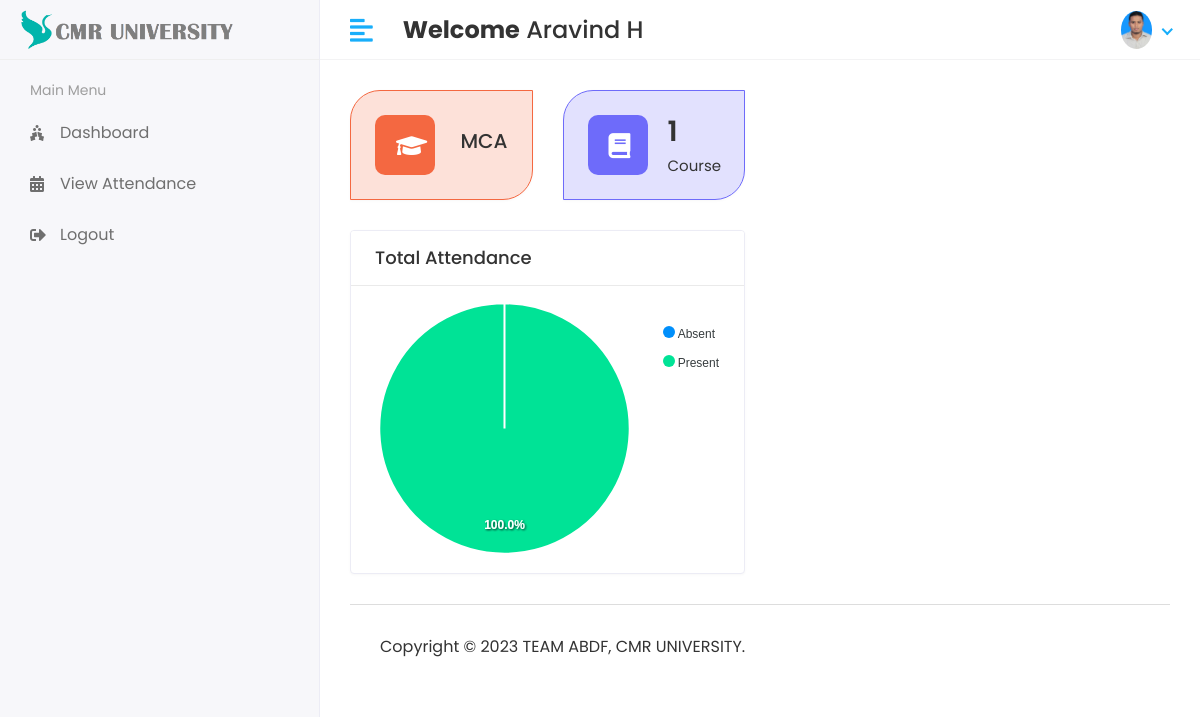
The app's page /Student/Home (signed in) with its own data.
### app/models.py (models this page shows)
class CustomUser(AbstractUser):
    USER =(
        (1,'HOD'),
        (2,'STAFF'),
        (3,'STUDENT'),
    )
    user_type = models.CharField(choices=USER,max_length=50,default=1)
    profile_pic = models.ImageField(upload_to='media/profile_pic')

class Course(models.Model):
    name = models.CharField(max_length=100)
    created_at = models.DateTimeField(auto_now_add=True)
    updated_at = models.DateTimeField(auto_now=True)
    def __str__(self):
        return self.name

### CMR_Attendance_Module/Student_Views.py (the view)
# urls.py: path('Student/Home',Student_Views.HOME,name='student_home'),
@login_required(login_url='/')
def HOME(request):
    student = Student.objects.get(admin = request.user.id)
    programme = Course.objects.get(name=student.course_id)
    total_classes = 0
    for i in Subject.objects.filter(course=programme):
        total_classes +=  Attendance.objects.filter(subject_id=i.id).count()
    total_present = Attendance_Report.objects.filter(student_id = student).count()
    total_absent = total_classes - total_present
    program = student.course_id
    course_count = Subject.objects.filter(course=programme).count()
    context = {
        'program':program,
        'course_count' : course_count,
        'total_present':total_present,
        'total_absent':total_absent,
    }
    return render(request,'Student/home.html',context)

### templates/Student/home.html (shortened to what this page needs)
{% extends 'base.html' %}
{% block content %}
<div class="row">
<div class="col-xl-3 col-sm-6 col-12 d-flex">
    <div class="card bg-three w-100">
       <div class="card-body">
          <div class="db-widgets d-flex justify-content-between align-items-center">
             <div class="db-icon">
                <i class="fas fa-graduation-cap"></i>
             </div>
             <div class="db-info">
                <h5>{{ program }}</h5>
             </div>
          </div>
       </div>
    </div>
 </div>
 <div class="col-xl-3 col-sm-6 col-12 d-flex">
    <div class="card bg-four w-100">
       <div class="card-body">
          <div class="db-widgets d-flex justify-content-between align-items-center">
             <div class="db-icon">
                <i class="fas fa-book"></i>
             </div>
             <div class="db-info">
                <h3>{{ course_count }}</h3>
                <h6>Course</h6>
             </div>
          </div>
       </div>
    </div>
 </div>
</div>
<div class="row">
   <div class="col-md-12 col-lg-6">
      <div class="card card-chart">
         <div class="card-header">
            <div class="row align-items-center">
               <div class="col-6">
                  <h5 class="card-title">Total Attendance</h5>
               </div>
            </div>
         </div>
         <div class="card-body">
            <div id="att_perc"></div>
         </div>
      </div>
   </div>
</div>
{% endblock %}

### templates/includes/header.html (shortened to what this page needs)
{% load static %}
<div class="header">
    <div class="header-left">
       <a href="index.html" class="logo">
       <img src="{% static 'assets/img/logocmr09.png' %}" alt="Logo">
       </a>
    </div>
    <a href="javascript:void(0);" id="toggle_btn">
    <i class="fas fa-align-left"></i>
    </a>
    <div class="top-nav-search mt-3">
       <h4><strong>Welcome</strong><span> {{user.first_name}} {{user.last_name}}</span></h4>
    </div>
    <ul class="nav user-menu">
       <li class="nav-item dropdown has-arrow">
          <a href="#" class="dropdown-toggle nav-link" data-toggle="dropdown">
            {% if user.profile_pic == ""  %}
                     <span class="user-img"><img class="rounded-circle" src="{% static 'assets/img/def_user.jpeg' %}" width="31" alt="Ryan Taylor"></span>
            {% else %}
                     <span class="user-img"><img class="rounded-circle" src="/{{user.profile_pic}}" width="31" alt="Ryan Taylor"></span>
            {% endif %}
          </a>
       </li>
    </ul>
 </div>

### static/assets/css/style.css (style rules this page uses)
html { height: 100%; }
body { background-color: #fff; color: #333; font-family: 'Poppins', sans-serif; font-size: 1rem; height: 100%; line-height: 1.5; overflow-x: hidden; }
h1, h2, h3, h4, h5, h6 { font-family: 'Poppins', sans-serif; margin-top: 0; }
a { color: #009ce7; }
input, button, a { transition: all 0.4s ease; -moz-transition: all 0.4s ease; -o-transition: all 0.4s ease; -ms-transition: all 0.4s ease; -webkit-transition: all 0.4s ease; }
ul, ol { padding: 0px; list-style: none; }
.card { border: 1px solid #ececf5; box-shadow: 0 1px 3px 0 rgba(0, 0, 0, 0.03); margin-bottom: 1.875rem; }
.card-body { padding: 1.5rem; }
.card-header { border-bottom: 1px solid #e6e6e6; padding: 1rem 1.5rem; }
.card .card-header { background-color: #fff; border-bottom: 1px solid #eaeaea; }
.card .card-header .card-title { margin-bottom: 0; font-size: 18px; }
.header { background-color: #fff; border-bottom: 1px solid #f3f3f4; left: 0; position: fixed; right: 0; top: 0; z-index: 1001; height: 60px; }
.header .header-left { float: left; height: 60px; padding: 0 20px; position: relative; width: 320px; z-index: 1; transition: all 0.2s ease-in-out; background-color: #f7f7fa; border-bottom: 1px solid #efefef; border-right: 1px solid #ececf5; display: flex; align-items: center; }
.header .header-left .logo { display: inline-block; line-height: 60px; }
.header .header-left .logo img { max-height: 40px; width: auto; }
.header .dropdown-toggle:after { display: none; }
.header .has-arrow .dropdown-toggle:after { border-top: 0; border-left: 0; border-bottom: 2px solid #18aefa; border-right: 2px solid #18aefa; content: ''; height: 8px; display: inline-block; pointer-events: none; -webkit-transform-origin: 66% 66%; -ms-transform-origin: 66% 66%; transform-origin: 66% 66%; -webkit-transform: rotate(45deg); -ms-transform: rotate(45deg); transform: rotate(45deg); -webkit-transition: all 0.15s ease-in-out; transition: all 0.15s ease-in-out; width: 8px; vertical-align: 0px; }
.user-menu { float: right; margin: 0; position: relative; z-index: 99; padding-right: 15px; }
.user-menu.nav > li > a { color: #a0a0a0; font-size: 14px; line-height: 58px; padding: 0 15px; height: 60px; }
.user-img { margin-right: 3px; position: relative; }
.top-nav-search { float: left; margin-left: 15px; }
.bg-three { background-color: rgb(244 104 65 / 0.2); border-color: #f46841; border-radius: 30px 0px; }
.bg-four { background-color: rgb(110 107 250 / 0.2); border-color: #6e6bfa; border-radius: 30px 0px; }
.db-icon { font-size: 25px; width: 60px; height: 60px; padding: 13px 21px; border-radius: 10px; color: #fff; margin-right: 20px; }
.bg-three .db-icon { background-color: #f46841; }
.bg-four .db-icon { background-color: #6e6bfa; }
.db-info h3 { font-size: 28px; font-weight: 600; color: #333333; }
.db-info h6 { margin: 0px; font-weight: 400; font-size: 15px; color: #333333; }
.card-chart .card-body { padding: 8px; }
@media (min-width: 992px) { #toggle_btn { align-items: center; color: #18aefa; display: inline-flex; float: left; font-size: 26px; height: 60px; justify-content: center; margin-left: 15px; padding: 0 15px; } }

### records on screen
CustomUser: first_name "Aravind", last_name "H", profile_pic (picture)
Course: name "MCA"

### other values on screen
{{ course_count }} "1"
